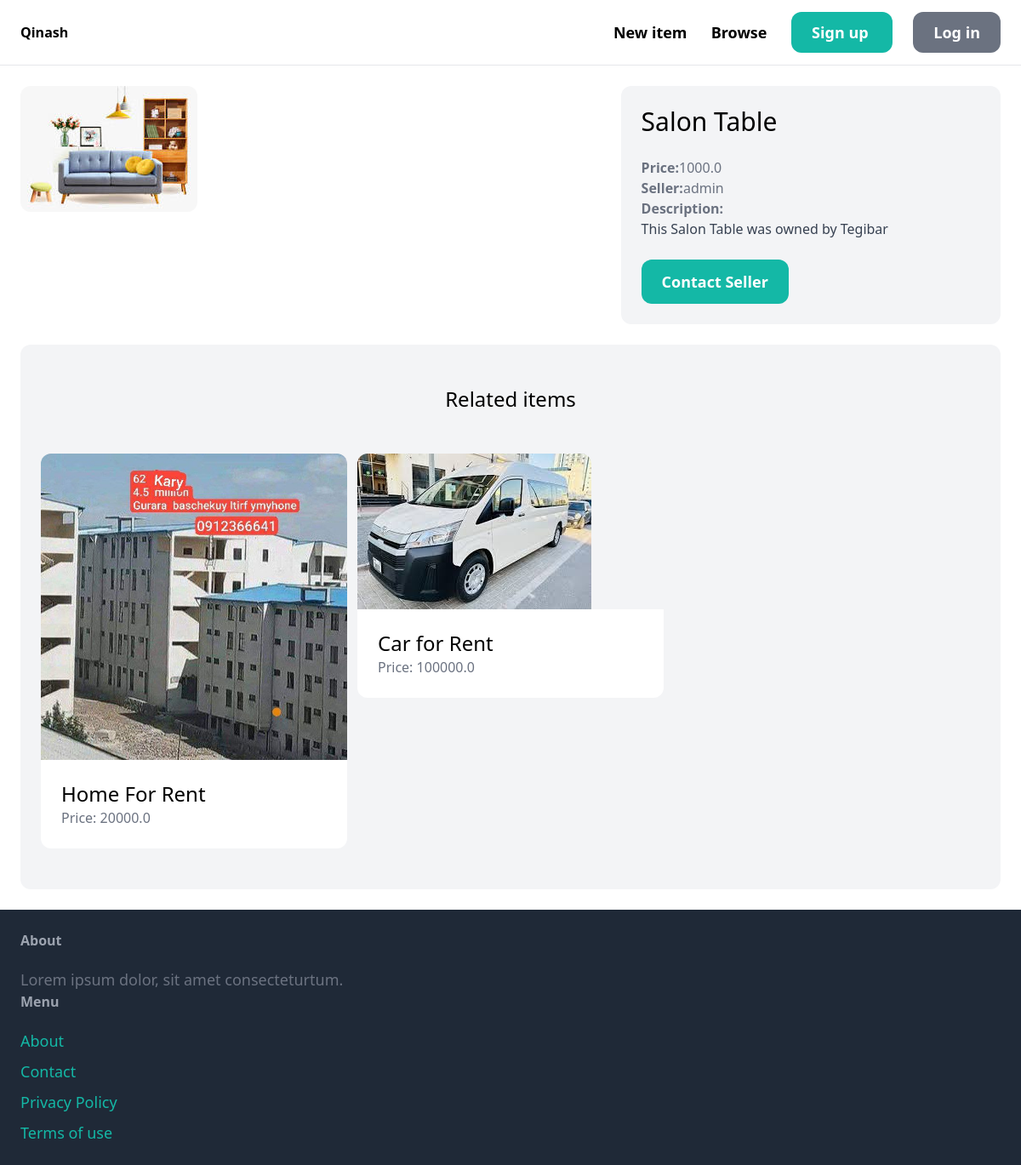
Screenshot of /items/2/ with the database file from the repository.
### item/models.py (models this page shows, shortened)
class Item(models.Model):
    category=models.ForeignKey(Category, related_name='items', on_delete=models.CASCADE)
    name=models.CharField(max_length=255)
    description=models.TextField(blank=True, null=True)
    price=models.FloatField()
    image = models.ImageField(upload_to='item_images', blank=True, null=True)
    is_sold=models.BooleanField(default=False)
    created_by=models.ForeignKey(User, related_name='items', on_delete=models.CASCADE)
    created_at=models.DateTimeField(auto_now_add=True)

### item/views.py (the view)
# urls.py: path('<int:pk>/', views.detail, name='detail'),
def detail(request, pk):
    item = get_object_or_404(Item, pk=pk)
    related_items =Item.objects.filter(category=item.category, is_sold=False).exclude(pk=pk)[0:3]
    return render(request, 'item/detail.html', {
        'item':item,
        'related_items':related_items
    })

### item/templates/item/detail.html (shortened to what this page needs)
{% extends 'core/base.html' %}
{% block content %}
<div class="grid grid-cols-5 gap-6">
    <div class="col-span-3">
        <img src="{{item.image.url}}" class="rounded-xl">
    </div>
    <div class="col-span-2 p-6 bg-gray-100 rounded-xl">
        <h1 class="mb-6 text-3xl"> {{ item.name }} </h1>
        <p class="text-gray-500"><strong>Price:</strong>{{ item.price}}</p>
        <p class="text-gray-500"><strong>Seller:</strong>{{ item.created_by.username}}</p>
        {% if item.description %}
            <p class="text-gray-700">
                <strong class="text-gray-500">Description:</strong><br>
                {{item.description}}
            </p>
        {% endif %}
        {% if request.user == item.created_by %}
            <div class="mt-6 p-6 bg-white rounded-xl">
                <h1>This is your item!</h1>
                <a href="{% url 'item:edit' item.id %}" class="inline-block mt-6 px-6 py-3 text-lg font-semibold bg-teal-500 text-white rounded-xl">Edit</a>
                <a href="{% url 'item:delete' item.id %}" class="inline-block mt-6 px-6 py-3 text-lg font-semibold bg-red-500 text-white rounded-xl">Delete</a>
            </div>
        {% else %}
            <a href="{% url 'conversation:new' item.id %}" class="inline-block mt-6 px-6 py-3 text-lg font-semibold bg-teal-500 text-white rounded-xl hover:bg-teal-700">Contact Seller</a>
        {% endif %}
    </div>
</div>
<div class="mt-6 px-6 py-12 bg-gray-100 rounded-xl">
    <h2 class="mb-12 text-2xl text-center"> Related items </h2>
<div class="grid grid-cols-3 gap-3">
    {% for item in related_items %}
        <div>
            <a href="{% url 'item:detail' item.id %}">
                <div>
                    <img src="{{ item.image.url }}" class="rounded-t-xl">
                </div>
                <div class="p-6 bg-white rounded-b-xl">
                    <h2 class="text-2xl">{{ item.name }}</h2>
                    <p class="text-gray-500">Price: {{ item.price }}</p>
                </div>
            </a>
        </div>
    {% endfor %}
</div>
</div>
{% endblock %}

### rows the page displays
Item: image (picture), name "Salon Table", price "1000.0", created_by.username "admin", description "This Salon Table was owned by Tegibar"
Item: image (picture), name "Home For Rent", price "20000.0"
Item: image (picture), name "Car for Rent", price "100000.0"
